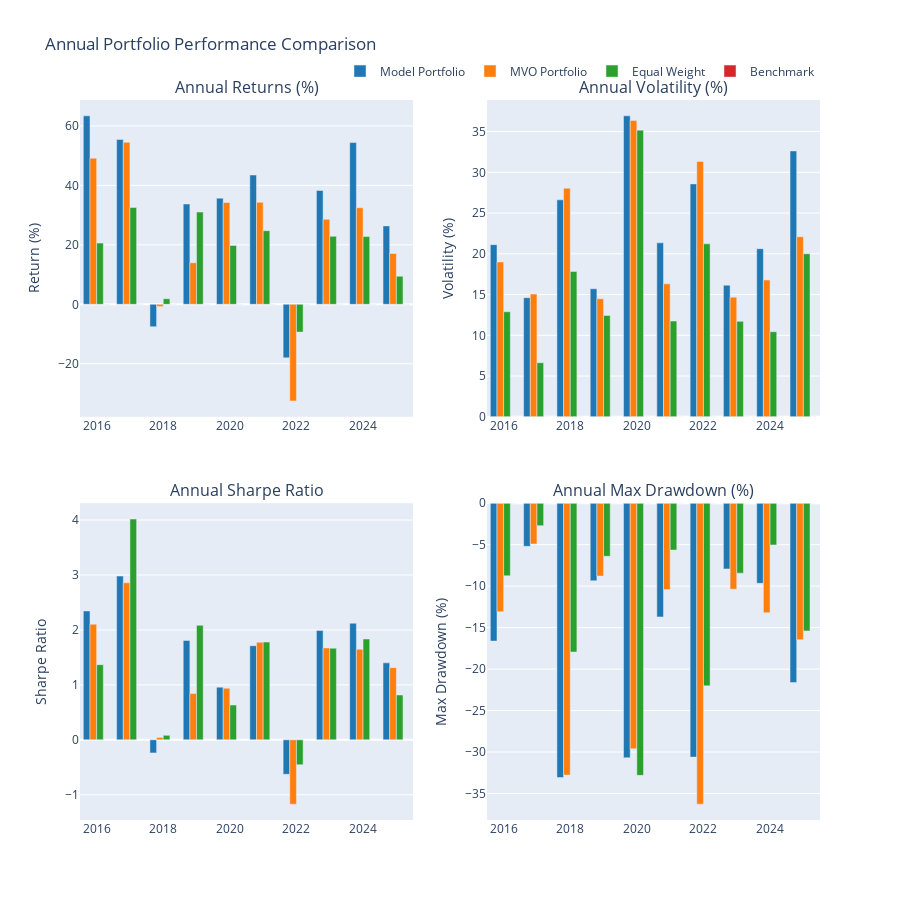

Write notebook code for a chart like this one.
### Code cell
# Plotting
fig = make_subplots(
    rows=2, cols=2,
    subplot_titles=('Annual Returns (%)', 'Annual Volatility (%)', 
                   'Annual Sharpe Ratio', 'Annual Max Drawdown (%)'),
                   #'Annual Sortino Ratio', 'Annual Calmar Ratio'),
    vertical_spacing=0.12,
    horizontal_spacing=0.1
)

colors = ['#1f77b4', '#ff7f0e', '#2ca02c', '#d62728']
years = list(yearly_comparison['Total Return (%)'].index)

# Plot annual returns
for i, portfolio in enumerate(portfolios.keys()):
    fig.add_trace(
        go.Bar(
            x=years,
            y=yearly_comparison['Total Return (%)'][portfolio],
            name=portfolio,
            marker_color=colors[i],
            showlegend=True
        ),
        row=1, col=1
    )

# Plot annual volatility
for i, portfolio in enumerate(portfolios.keys()):
    fig.add_trace(
        go.Bar(
            x=years,
            y=yearly_comparison['Volatility (%)'][portfolio],
            name=portfolio,
            marker_color=colors[i],
            showlegend=False
        ),
        row=1, col=2
    )

# Plot annual Sharpe ratio
for i, portfolio in enumerate(portfolios.keys()):
    fig.add_trace(
        go.Bar(
            x=years,
            y=yearly_comparison['Sharpe Ratio'][portfolio],
            name=portfolio,
            marker_color=colors[i],
            showlegend=False
        ),
        row=2, col=1
    )

# Plot annual max drawdown
for i, portfolio in enumerate(portfolios.keys()):
    fig.add_trace(
        go.Bar(
            x=years,
            y=yearly_comparison['Max Drawdown (%)'][portfolio],
            name=portfolio,
            marker_color=colors[i],
            showlegend=False
        ),
        row=2, col=2
    )

# # Plot annual Sortino ratio
# for i, portfolio in enumerate(portfolios.keys()):
#     fig.add_trace(
#         go.Scatter(
#             x=years,
#             y=yearly_comparison['Sortino Ratio'][portfolio],
#             mode='lines+markers',
#             name=portfolio,
#             line=dict(color=colors[i]),
#             showlegend=False
#         ),
#         row=3, col=1
#     )

# # Plot annual Calmar ratio
# for i, portfolio in enumerate(portfolios.keys()):
#     fig.add_trace(
#         go.Scatter(
#             x=years,
#             y=yearly_comparison['Calmar Ratio'][portfolio],
#             mode='lines+markers',
#             name=portfolio,
#             line=dict(color=colors[i]),
#             showlegend=False
#         ),
#         row=3, col=2
#     )

# Update layout
fig.update_layout(
    title='Annual Portfolio Performance Comparison',
    height=900,
    showlegend=True,
    legend=dict(
        orientation="h",
        yanchor="bottom",
        y=1.02,
        xanchor="right",
        x=1
    )
)

# Update axes labels
fig.update_yaxes(title_text="Return (%)", row=1, col=1)
fig.update_yaxes(title_text="Volatility (%)", row=1, col=2)
fig.update_yaxes(title_text="Sharpe Ratio", row=2, col=1)
fig.update_yaxes(title_text="Max Drawdown (%)", row=2, col=2)
# fig.update_yaxes(title_text="Sortino Ratio", row=3, col=1)
# fig.update_yaxes(title_text="Calmar Ratio", row=3, col=2)

fig.show()

# Save the plot to a file
fig.write_html(f'{output_dir}/{train_type}/YoY_performance_{model_type}_run_{run_no}.html')
fig.write_image(f'{output_dir}/{train_type}/YoY_performance_{model_type}_run_{run_no}.png')

### Figure 1 — Plotly figure (JSON) as saved in the notebook; plotly's stock layout.template omitted (floating-point values rounded to 4 significant figures)
{"data": [{"marker": {"color": "#1f77b4"}, "name": "Model Portfolio", "showlegend": true, "type": "bar", "x": [2016, 2017, 2018, 2019, 2020, 2021, 2022, 2023, 2024, 2025], "xaxis": "x", "y": [63.39, 55.45, -7.537, 33.74, 35.71, 43.49, -18.01, 38.29, 54.4, 26.38], "yaxis": "y"}, {"marker": {"color": "#ff7f0e"}, "name": "MVO Portfolio", "showlegend": true, "type": "bar", "x": [2016, 2017, 2018, 2019, 2020, 2021, 2022, 2023, 2024, 2025], "xaxis": "x", "y": [49.16, 54.52, -0.7081, 13.97, 34.26, 34.3, -32.51, 28.6, 32.49, 17.09], "yaxis": "y"}, {"marker": {"color": "#2ca02c"}, "name": "Equal Weight", "showlegend": true, "type": "bar", "x": [2016, 2017, 2018, 2019, 2020, 2021, 2022, 2023, 2024, 2025], "xaxis": "x", "y": [20.59, 32.58, 1.868, 31.02, 19.79, 24.76, -9.348, 22.86, 22.79, 9.431], "yaxis": "y"}, {"marker": {"color": "#d62728"}, "name": "Benchmark", "showlegend": true, "type": "bar", "x": [2016, 2017, 2018, 2019, 2020, 2021, 2022, 2023, 2024, 2025], "xaxis": "x", "y": [0, 0, 0, 0, 0, 0, 0, 0, 0, 0], "yaxis": "y"}, {"marker": {"color": "#1f77b4"}, "name": "Model Portfolio", "showlegend": false, "type": "bar", "x": [2016, 2017, 2018, 2019, 2020, 2021, 2022, 2023, 2024, 2025], "xaxis": "x2", "y": [21.12, 14.62, 26.62, 15.72, 36.93, 21.35, 28.58, 16.15, 20.63, 32.62], "yaxis": "y2"}, {"marker": {"color": "#ff7f0e"}, "name": "MVO Portfolio", "showlegend": false, "type": "bar", "x": [2016, 2017, 2018, 2019, 2020, 2021, 2022, 2023, 2024, 2025], "xaxis": "x2", "y": [19.0, 15.05, 28.05, 14.48, 36.35, 16.31, 31.34, 14.68, 16.78, 22.1], "yaxis": "y2"}, {"marker": {"color": "#2ca02c"}, "name": "Equal Weight", "showlegend": false, "type": "bar", "x": [2016, 2017, 2018, 2019, 2020, 2021, 2022, 2023, 2024, 2025], "xaxis": "x2", "y": [12.89, 6.636, 17.83, 12.43, 35.18, 11.75, 21.23, 11.71, 10.44, 20.01], "yaxis": "y2"}, {"marker": {"color": "#d62728"}, "name": "Benchmark", "showlegend": false, "type": "bar", "x": [2016, 2017, 2018, 2019, 2020, 2021, 2022, 2023, 2024, 2025], "xaxis": "x2", "y": [0, 0, 0, 0, 0, 0, 0, 0, 0, 0], "yaxis": "y2"}, {"marker": {"color": "#1f77b4"}, "name": "Model Portfolio", "showlegend": false, "type": "bar", "x": [2016, 2017, 2018, 2019, 2020, 2021, 2022, 2023, 2024, 2025], "xaxis": "x3", "y": [2.346, 2.98, -0.2383, 1.809, 0.9583, 1.712, -0.6275, 1.989, 2.122, 1.401], "yaxis": "y3"}, {"marker": {"color": "#ff7f0e"}, "name": "MVO Portfolio", "showlegend": false, "type": "bar", "x": [2016, 2017, 2018, 2019, 2020, 2021, 2022, 2023, 2024, 2025], "xaxis": "x3", "y": [2.104, 2.858, 0.04394, 0.8409, 0.9384, 1.775, -1.171, 1.672, 1.649, 1.314], "yaxis": "y3"}, {"marker": {"color": "#2ca02c"}, "name": "Equal Weight", "showlegend": false, "type": "bar", "x": [2016, 2017, 2018, 2019, 2020, 2021, 2022, 2023, 2024, 2025], "xaxis": "x3", "y": [1.368, 4.018, 0.0815, 2.084, 0.6329, 1.779, -0.4543, 1.667, 1.835, 0.8156], "yaxis": "y3"}, {"marker": {"color": "#d62728"}, "name": "Benchmark", "showlegend": false, "type": "bar", "x": [2016, 2017, 2018, 2019, 2020, 2021, 2022, 2023, 2024, 2025], "xaxis": "x3", "y": [null, null, null, null, null, null, null, null, null, null], "yaxis": "y3"}, {"marker": {"color": "#1f77b4"}, "name": "Model Portfolio", "showlegend": false, "type": "bar", "x": [2016, 2017, 2018, 2019, 2020, 2021, 2022, 2023, 2024, 2025], "xaxis": "x4", "y": [-16.62, -5.2, -33.08, -9.355, -30.69, -13.71, -30.61, -7.925, -9.664, -21.63], "yaxis": "y4"}, {"marker": {"color": "#ff7f0e"}, "name": "MVO Portfolio", "showlegend": false, "type": "bar", "x": [2016, 2017, 2018, 2019, 2020, 2021, 2022, 2023, 2024, 2025], "xaxis": "x4", "y": [-13.09, -4.919, -32.78, -8.791, -29.62, -10.41, -36.28, -10.37, -13.21, -16.45], "yaxis": "y4"}, {"marker": {"color": "#2ca02c"}, "name": "Equal Weight", "showlegend": false, "type": "bar", "x": [2016, 2017, 2018, 2019, 2020, 2021, 2022, 2023, 2024, 2025], "xaxis": "x4", "y": [-8.755, -2.704, -17.94, -6.404, -32.81, -5.652, -22.02, -8.433, -5.031, -15.4], "yaxis": "y4"}, {"marker": {"color": "#d62728"}, "name": "Benchmark", "showlegend": false, "type": "bar", "x": [2016, 2017, 2018, 2019, 2020, 2021, 2022, 2023, 2024, 2025], "xaxis": "x4", "y": [0, 0, 0, 0, 0, 0, 0, 0, 0, 0], "yaxis": "y4"}], "layout": {"annotations": [{"font": {"size": 16}, "showarrow": false, "text": "Annual Returns (%)", "x": 0.225, "xanchor": "center", "xref": "paper", "y": 1, "yanchor": "bottom", "yref": "paper"}, {"font": {"size": 16}, "showarrow": false, "text": "Annual Volatility (%)", "x": 0.775, "xanchor": "center", "xref": "paper", "y": 1, "yanchor": "bottom", "yref": "paper"}, {"font": {"size": 16}, "showarrow": false, "text": "Annual Sharpe Ratio", "x": 0.225, "xanchor": "center", "xref": "paper", "y": 0.44, "yanchor": "bottom", "yref": "paper"}, {"font": {"size": 16}, "showarrow": false, "text": "Annual Max Drawdown (%)", "x": 0.775, "xanchor": "center", "xref": "paper", "y": 0.44, "yanchor": "bottom", "yref": "paper"}], "height": 900, "legend": {"orientation": "h", "x": 1, "xanchor": "right", "y": 1.02, "yanchor": "bottom"}, "showlegend": true, "title": {"text": "Annual Portfolio Performance Comparison"}, "xaxis": {"anchor": "y", "domain": [0, 0.45]}, "xaxis2": {"anchor": "y2", "domain": [0.55, 1]}, "xaxis3": {"anchor": "y3", "domain": [0, 0.45]}, "xaxis4": {"anchor": "y4", "domain": [0.55, 1]}, "yaxis": {"anchor": "x", "domain": [0.56, 1], "title": {"text": "Return (%)"}}, "yaxis2": {"anchor": "x2", "domain": [0.56, 1], "title": {"text": "Volatility (%)"}}, "yaxis3": {"anchor": "x3", "domain": [0, 0.44], "title": {"text": "Sharpe Ratio"}}, "yaxis4": {"anchor": "x4", "domain": [0, 0.44], "title": {"text": "Max Drawdown (%)"}}}}
